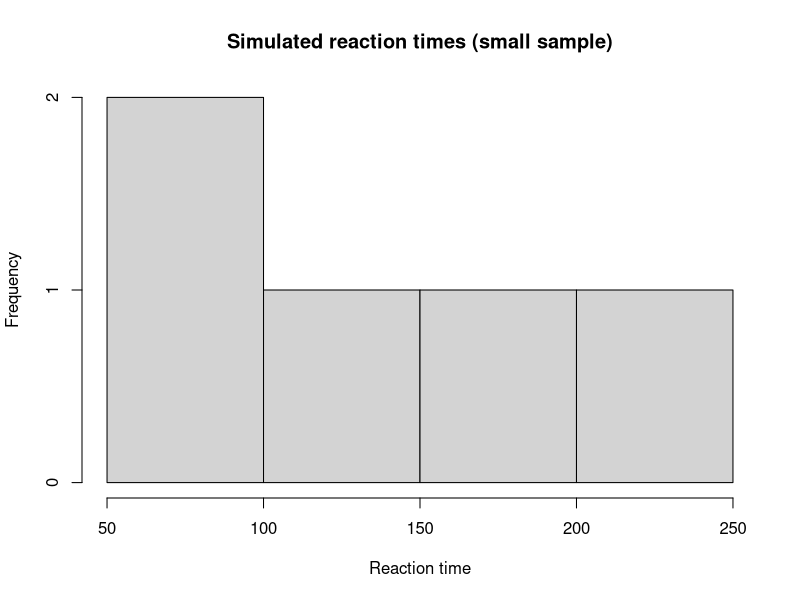
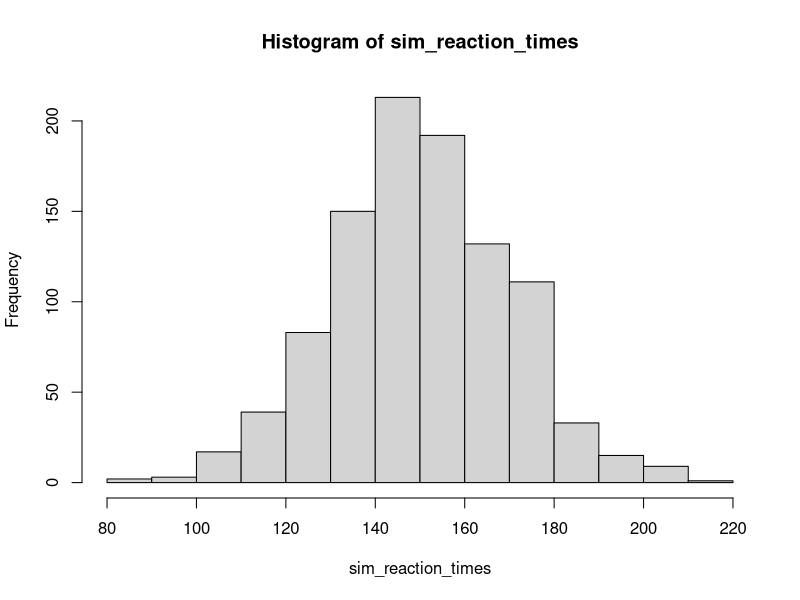
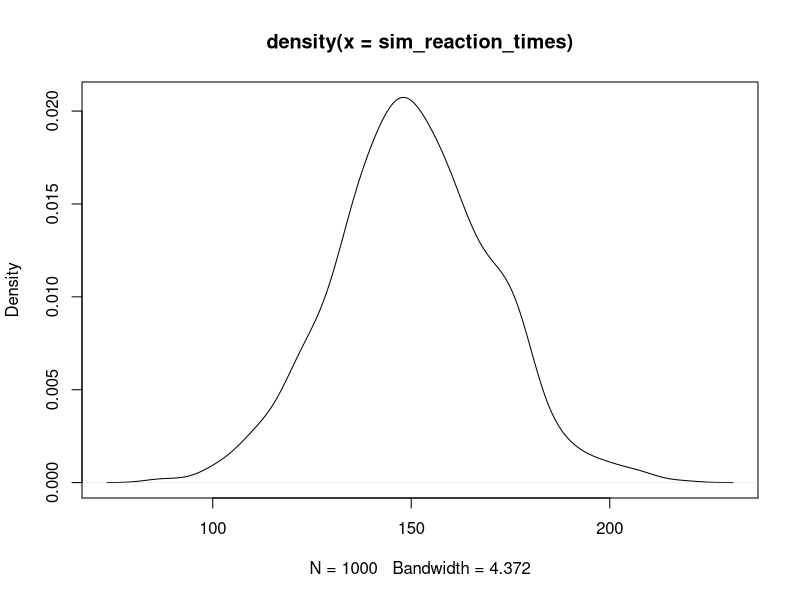
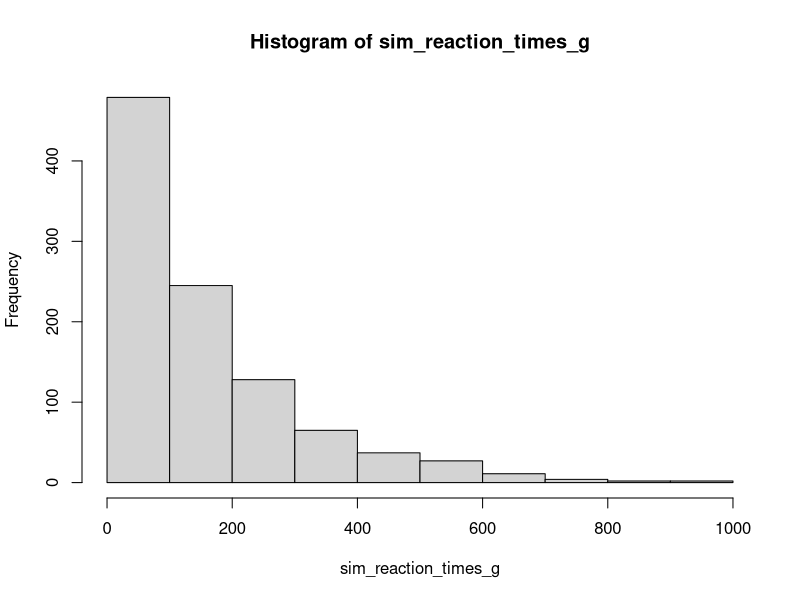
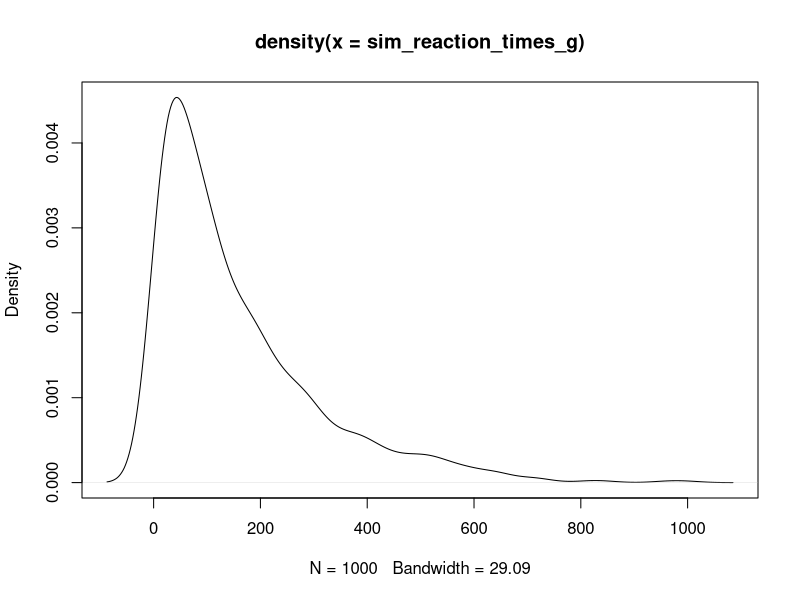

R code for these plots, in order:
## -----------------------------------------------------------------------------
heights1 <- c(170,178,162,166,183,185) #a vector of heights in cms

(170 + 178 + 162 + 166 + 183 + 185) * (1 / 6) #calculating the mean explicitly

sum(heights1) * (1 / length(heights1)) #using sum() and length() functions

mean(heights1) #using the mean() function directly


## -----------------------------------------------------------------------------
sort(heights1) #not necessary to compute median, just for illustration
median(heights1)

heights2 <- c(170,178,162,166,183,185,155) #a vector of heights in cms
sort(heights2) #not necessary to compute median, just for illustration
median(heights2)


## -----------------------------------------------------------------------------

heights3 <- c(170,178,162,166,183,185,188,300) #a vector of heights in cms
mean(heights3)
median(heights3)


## -----------------------------------------------------------------------------
set.seed(333)
#Let's let the computer generate the data
#We will simulate reaction times (in milliseconds)

#Starting small, sampling just 5 observations and telling R that the population's mean is 150 ms, with 40 ms of standard deviation

sim_reaction_times <- rnorm(n = 5, #number of samples
                            mean = 150, #mean of the normal distribution
                            sd = 40) #std. deviation of the normal distribution

sim_reaction_times #look at what reaction times we sampled
hist(sim_reaction_times, #data we are plotting
     main = 'Simulated reaction times (small sample)', #title of our histogram
     xlab = 'Reaction time')  #Label of x-axis

mean(sim_reaction_times) #calculate their mean
median(sim_reaction_times) #calculate their median


#The same thing, but now with 1000 observations sampled

sim_reaction_times <- rnorm(n = 1000, mean = 150, sd = 20) #sample 1000 times from a Normal distribution with mean 150 and sd of 20
hist(sim_reaction_times) #visualize the reaction times we sampled

mean(sim_reaction_times) #calculate their mean
median(sim_reaction_times) #calculate their median

plot(density(sim_reaction_times))

#Changing the generating distribution
sim_reaction_times_g <- rgamma(n = 1000, shape=1, scale=150) #sample 1000 times from a Gamma distribution with mean 150 and sd of 20

hist(sim_reaction_times_g)

mean(sim_reaction_times_g)
median(sim_reaction_times_g)

plot(density(sim_reaction_times_g))


## -----------------------------------------------------------------------------
heights1
var(heights1)
sd(heights1) #the same as sqrt(var(heights))

#Unpacking variance and standard deviation
x_bar <- mean(heights1) #we assign this number to a variable named x_bar
x_bar

dev_heights <- heights1 - x_bar #deviations of each height from the mean
dev_heights

squared_dev_heights <- dev_heights**2 #squared deviations from the mean
squared_dev_heights

sum_squared_dev_heights <- sum(squared_dev_heights) #sum of the squared deviations
sum_squared_dev_heights

var_heights <- ( 1 / (length(heights1)-1) ) * sum_squared_dev_heights #divide by number of observations - 1
var_heights

sqrt(var_heights) #square root of the variance = std


## -----------------------------------------------------------------------------
sessionInfo()

